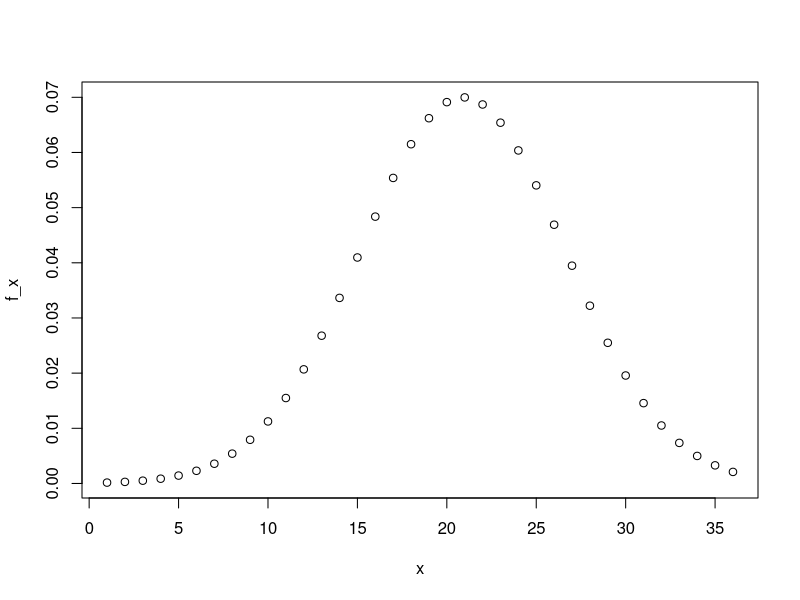

The R source for this figure:
# Create a vector with a sequence of integers from 1 to 36.
x <- seq(1,36)

# Use dnorm to determine the value of the probability density function over x given a mean of 20.9
# and standard deviation of 5.7; save the result as f_x.
f_x <- dnorm(x,20.9,5.7)

# Plot x against f_x.
plot(x,f_x)